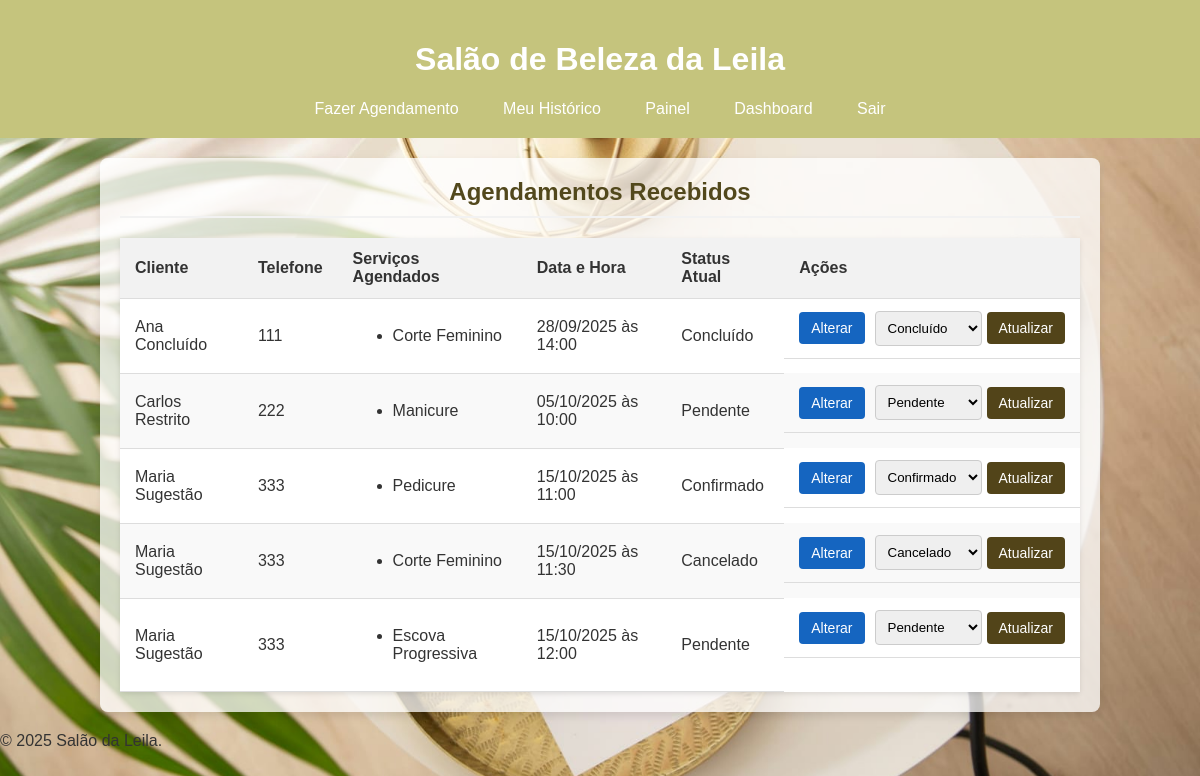
The app's page /painel (signed in) with its own data.
### models.py (models this page shows)
class Agendamento(db.Model):
    id = db.Column(db.Integer, primary_key=True)
    data_hora = db.Column(db.DateTime, nullable=False)
    status = db.Column(db.String(50), default = 'Pendente')
    cliente_id = db.Column(db.Integer, db.ForeignKey('cliente.id'), nullable=False)
    servicos = db.relationship('Servico', secondary=agendamento_servicos, backref=db.backref('agendamentos', lazy=True))

class Cliente(db.Model):
    id = db.Column(db.Integer, primary_key=True)
    nome = db.Column(db.String(100), nullable=False)
    telefone = db.Column(db.String(15), nullable=True)
    agendamentos = db.relationship('Agendamento', backref='cliente', lazy=True)

class Servico(db.Model):
    id = db.Column(db.Integer, primary_key=True)
    nome = db.Column(db.String(100), nullable=False, unique=True)
    duracao_minutos = db.Column(db.Integer, nullable=False)
    preco = db.Column(db.Float, nullable=False)

### app.py (the view)
@app.route('/painel')
@login_required
def painel_leila():
    listagem_de_agendamentos = Agendamento.query.order_by(Agendamento.data_hora).all()
    return render_template('painel.html', agendamentos=listagem_de_agendamentos)

### app.py (called while the page is built)
@login_manager.user_loader
def load_user(user_id):
    return Usuario.query.get(int(user_id))

### templates/painel.html (shortened to what this page needs)
{% extends 'base.html' %}
{% block content %}
    <h2>Agendamentos Recebidos</h2>
    <table style="width:100%;">
        <thead>
            <tr>
                <th>Cliente</th>
                <th>Telefone</th>
                <th>Serviços Agendados</th>
                <th>Data e Hora</th>
                <th>Status Atual</th>
                <th>Ações</th>
            </tr>
        </thead>
        <tbody>
            {% for agendamento in agendamentos %}
            <tr>
                <td>{{ agendamento.cliente.nome }}</td>
                <td>{{ agendamento.cliente.telefone }}</td>
                <td>
                    <ul>
                        {% for servico in agendamento.servicos %}
                            <li>{{ servico.nome }}</li>
                        {% else %}
                            <li>Nenhum serviço</li>
                        {% endfor %}
                    </ul>
                </td>
                <td>{{ agendamento.data_hora.strftime('%d/%m/%Y às %H:%M') }}</td>
                <td>{{ agendamento.status }}</td>
                <td class="actions-cell">
                    <a href="{{ url_for('alterar_agendamento', agendamento_id=agendamento.id, origem='painel') }}" class="button-link-alt">Alterar</a>
                    <form action="{{ url_for('atualizar_status', agendamento_id=agendamento.id) }}" method="POST">
                        <select name="novo_status">
                            <option value="Pendente" {% if agendamento.status == 'Pendente' %}selected{% endif %}>Pendente</option>
                            <option value="Confirmado" {% if agendamento.status == 'Confirmado' %}selected{% endif %}>Confirmado</option>
                            <option value="Concluído" {% if agendamento.status == 'Concluído' %}selected{% endif %}>Concluído</option>
                            <option value="Cancelado" {% if agendamento.status == 'Cancelado' %}selected{% endif %}>Cancelado</option>
                        </select>
                        <button type="submit">Atualizar</button>
                    </form>
                </td>
            </tr>
            {% endfor %}
        </tbody>
    </table>
{% endblock %}

### templates/base.html (shortened to what this page needs)
<!DOCTYPE html>
<html lang="pt-br">
<head>
    <link rel="stylesheet" href="{{ url_for('static', filename='style.css') }}">
</head>
<body>
    <header>
        <h1>Salão de Beleza da Leila</h1>
         <nav>
    <a href="{{ url_for('agendar') }}">Fazer Agendamento</a>
    <a href="{{ url_for('buscar_historico') }}">Meu Histórico</a>
    {% if current_user.is_authenticated %}
        <a href="{{ url_for('painel_leila') }}">Painel</a>
        <a href="{{ url_for('dashboard') }}">Dashboard</a>
        <a href="{{ url_for('logout') }}">Sair</a>
    {% else %}
        <a href="{{ url_for('login') }}">Login (Admin)</a>
    {% endif %}
</nav>
    </header>
    <main>
        <div class="container">
            {% block content %}{% endblock %}
        </div>
    </main>
    <footer>
        <p>&copy; 2025 Salão da Leila.</p>
    </footer>
</body>
</html>

### static/style.css (style rules this page uses)
body { font-family: Arial, sans-serif; color: #333; margin: 0; padding: 0; background-image: url('/static/images/fundo_agendamento.jpg'); background-size: cover; background-position: center; background-attachment: fixed; }
.container { max-width: 960px; margin: 20px auto; padding: 20px; background-color: rgba(255, 255, 255, 0.747); border-radius: 8px; box-shadow: 0 4px 8px rgba(0,0,0,0.1); }
header { background-color: #c5c47d; color: white; padding: 20px 40px; text-align: center; }
main { padding: 20px 40px; }
table { width: 100%; border-collapse: collapse; margin-top: 20px; background-color: white; box-shadow: 0 2px 5px rgba(0,0,0,0.1); }
th, td { padding: 12px 15px; text-align: left; border-bottom: 1px solid #ddd; }
th { background-color: #f2f2f2; font-weight: bold; }
tbody tr:nth-child(even) { background-color: #f9f9f9; }
main { padding: 0; }
input[type="text"], input[type="tel"], input[type="datetime-local"], select { width: 100%; padding: 10px; margin-bottom: 15px; border: 1px solid #ccc; border-radius: 4px; box-sizing: border-box; }
button { background-color: #524419; color: white; padding: 12px 20px; border: none; border-radius: 4px; cursor: pointer; font-size: 16px; }
.container h2 { text-align: center; color: #52481c; margin-top: 0; padding-bottom: 10px; border-bottom: 2px solid #f2f2f2; }
nav { margin-top: 15px; }
nav a { color: white; text-decoration: none; padding: 10px 15px; margin: 0 5px; border-radius: 4px; transition: background-color 0.3s; }
.actions-cell { display: flex; align-items: center; gap: 10px; }
.actions-cell form { margin: 0; display: flex; align-items: center; gap: 5px; }
.actions-cell select { padding: 8px; width: auto; margin: 0; }
.actions-cell button { padding: 8px 12px; font-size: 14px; }
.button-link-alt { display: inline-block; padding: 8px 12px; font-size: 14px; color: white; background-color: #1565c0; text-decoration: none; border-radius: 4px; transition: background-color 0.3s; }

### records on screen
Agendamento: cliente.nome "Ana Concluído", cliente.telefone "111", data_hora "28/09/2025 às 14:00", status "Concluído", novo_status "Concluído"
Servico: nome "Corte Feminino"
Agendamento: cliente.nome "Carlos Restrito", cliente.telefone "222", data_hora "05/10/2025 às 10:00", status "Pendente", novo_status "Pendente"
Servico: nome "Manicure"
Agendamento: cliente.nome "Maria Sugestão", cliente.telefone "333", data_hora "15/10/2025 às 11:00", status "Confirmado", novo_status "Confirmado"
Servico: nome "Pedicure"
Agendamento: cliente.nome "Maria Sugestão", cliente.telefone "333", data_hora "15/10/2025 às 11:30", status "Cancelado", novo_status "Cancelado"
Agendamento: cliente.nome "Maria Sugestão", cliente.telefone "333", data_hora "15/10/2025 às 12:00", status "Pendente", novo_status "Pendente"
Servico: nome "Escova Progressiva"
